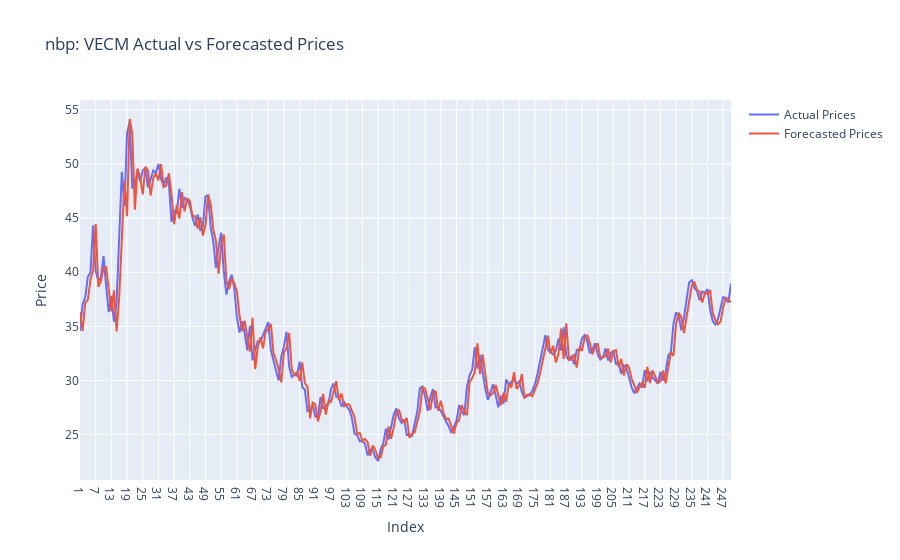

The notebook cell this image was saved under:
### Code cell
%R -o hub2_forecast_comparison
%R -o hub2_name

hub2_forecast_comparison = hub2_forecast_comparison

actual_trace = go.Scatter(
    x=hub2_forecast_comparison.index,
    y=hub2_forecast_comparison['Actual'],
    mode='lines',
    name='Actual Prices'
)

forecasted_trace = go.Scatter(
    x=hub2_forecast_comparison.index,
    y=hub2_forecast_comparison['Forecasted'],
    mode='lines',
    name='Forecasted Prices'
)

# Create the plot
layout = go.Layout(
    title= hub2_name.item() + ': VECM Actual vs Forecasted Prices',
    xaxis=dict(title='Index'),
    yaxis=dict(title='Price'),
)

fig = go.Figure(data=[actual_trace, forecasted_trace], layout=layout)
fig.show()

### Figure 1 — Plotly figure (JSON) as saved in the notebook; plotly's stock layout.template omitted (floating-point values rounded to 4 significant figures; data arrays with more than 128 entries replaced by an {"elided": "..."} marker saying what was removed)
{"data": [{"mode": "lines", "name": "Actual Prices", "type": "scatter", "x": {"elided": "250 str values"}, "y": {"elided": "250 float values"}}, {"mode": "lines", "name": "Forecasted Prices", "type": "scatter", "x": {"elided": "250 str values"}, "y": {"elided": "250 float values"}}], "layout": {"title": {"text": "nbp: VECM Actual vs Forecasted Prices"}, "xaxis": {"title": {"text": "Index"}}, "yaxis": {"title": {"text": "Price"}}}}
